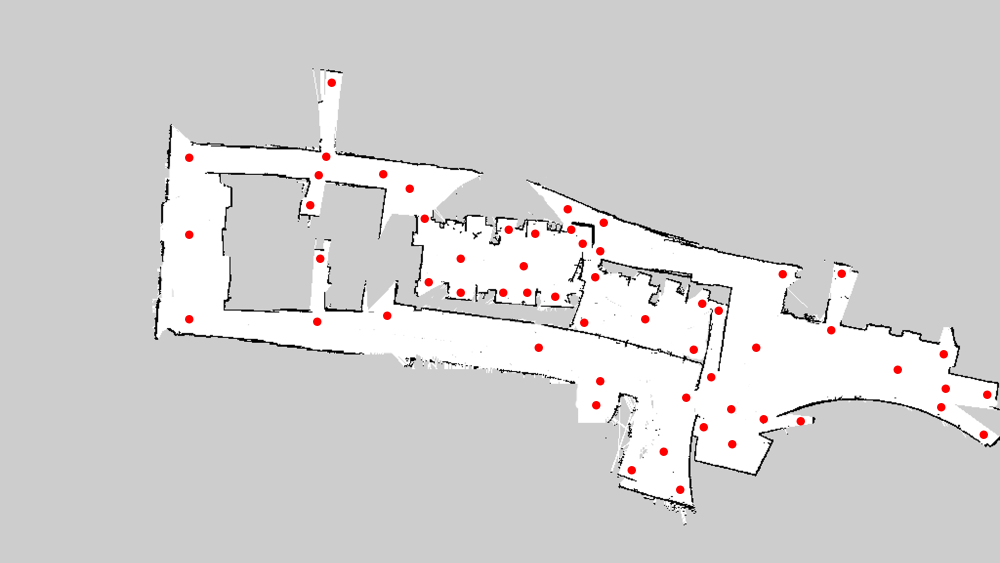
#> input picture modified_input.png, 2000 x 1125 px, given in place of input_light.png, which was not available (shown at 1/2 size)
$ jupyter execute --allow-errors Robot_Project.ipynb   (shell and % lines are left out)   (text cells are left out)
#> lines starting #> are read from the running program, lines starting #| are printed output that depends on the picture; after the words box and inside, x2 and y2 are one past the last pixel; in counts of white or black regions, pixels touching at a corner belong together; pictures that were not available may be replaced by others from this repository, and a replacement may not be noted
[cell 1]
import cv2
import numpy as np
from ipywidgets import interact, interactive, fixed, interact_manual
import ipywidgets as widgets
from matplotlib.pyplot import figure
import networkx as nx
from google.colab.patches import cv2_imshow
import math
import skimage.draw # we use the line function of skimage
import random

#image variables
white = 255
map1_grey = 205 # value of grey in the input
# learning variables
NUMBER_OF_PIXELS_IN_1_METER = 1.0
ROBOT_SPEED = 1.0
alpha = 0.05
epsilon = 0.01 # the app can also stop if |t_i - t_real_avg| < epsilon for all edges
# line_length = 450 # maximum length of an edge
# 'weight' should be the name of the edge attribute, nx.dijkstra uses it as a number

[cell 2]
# from google.colab import files
# uploaded = files.upload()
img = cv2.imread('input_light.png', cv2.IMREAD_GRAYSCALE)
#> img: shape (1125, 2000); min 0, max 255, mean 211.2
bold_nodes = cv2.imread('input_color.png')
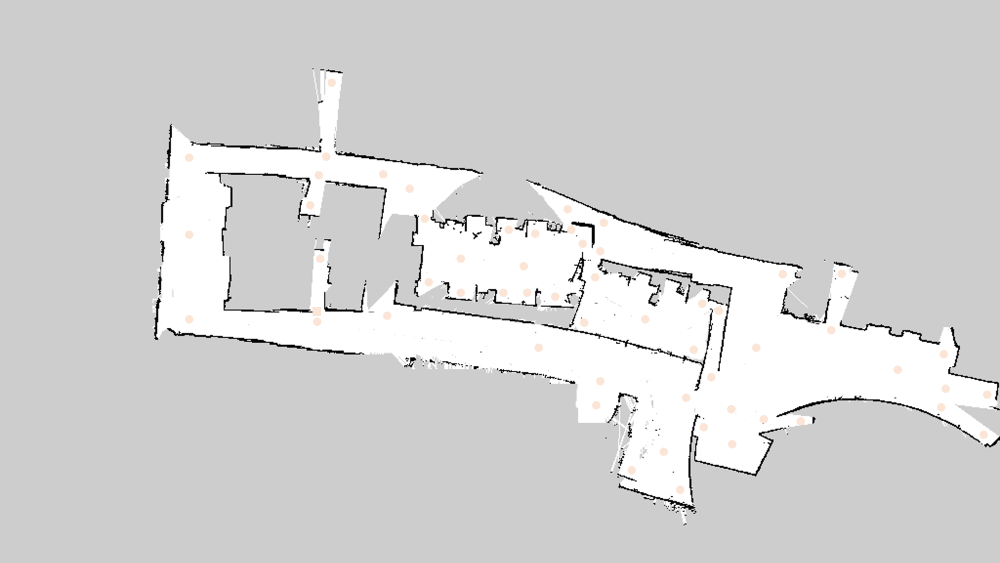
#> input picture modified_light_orange.png, 2000 x 1125 px, given in place of input_color.png, which was not available (shown at 1/2 size)
#> bold_nodes is the input picture: shape (1125, 2000, 3); mean B, G, R 211.6, 211.7, 211.8
new_image = bold_nodes.copy()
cv2_imshow(img)
cv2_imshow(bold_nodes)

[cell 3]
# def find_circles(param1, param2, minRadius,maxRadius):
img = cv2.medianBlur(img, 5)
cimg = cv2.cvtColor(img, cv2.COLOR_GRAY2BGR)
circles = cv2.HoughCircles(img, cv2.HOUGH_GRADIENT, 1, 20,
                            param1 = 40, param2 = 17, minRadius = 6, maxRadius = 10)
#> circles = 56 rows, first 8: [1436.5, 620.5, 8.2], [1601.5, 842.5, 8.2], [1167.5, 645.5, 8.2], [1462.5, 817.5, 8], [1141.5, 458.5, 8.2], [378.5, 315.5, 8], [378.5, 469.5, 8], [378.5, 638.5, 8]
circles = np.uint16(np.around(circles))
#> circles = 56 rows, first 8: [1436, 620, 8], [1602, 842, 8], [1168, 646, 8], [1462, 818, 8], [1142, 458, 8], [378, 316, 8], [378, 470, 8], [378, 638, 8]
for i in circles[0, :]:
    cv2.circle(cimg, (i[0], i[1]), i[2], (255, 0, 0), 2)
#> this loop made 56 passes
#> i on passes 1 to 12: [1436, 620, 8], [1602, 842, 8], [1168, 646, 8], [1462, 818, 8], [1142, 458, 8], [378, 316, 8], [378, 470, 8], [378, 638, 8], [620, 410, 8], [634, 644, 8], [638, 350, 8], [640, 518, 8]
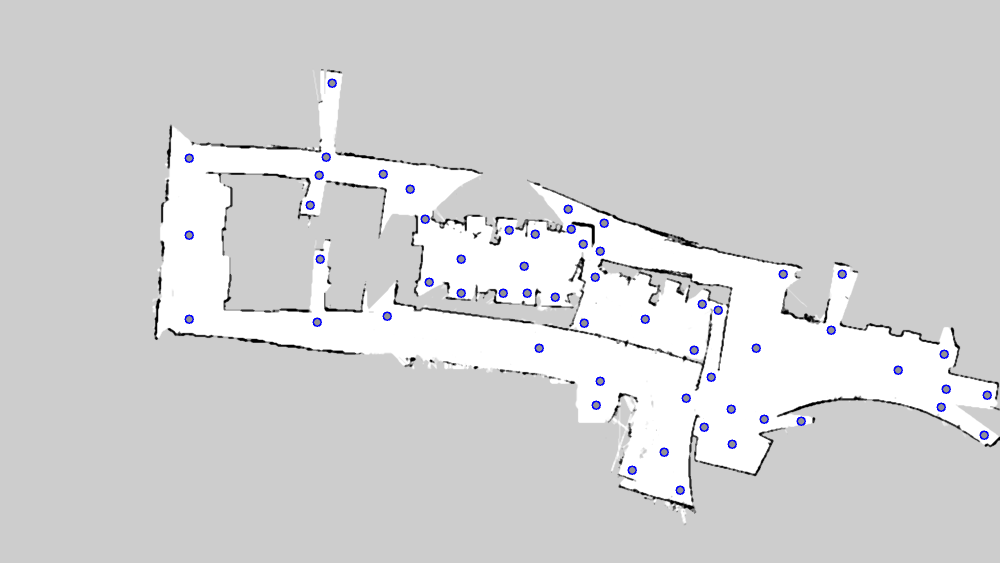
#> cimg: shape (1125, 2000, 3) (shown at 1/2 size); mean B, G, R 211.9, 210.9, 210.9
cv2_imshow(cimg)

# interact(find_circles, param1=40, param2=17, minRadius=2, maxRadius=12)

[cell 4]
# edgemap[i] is 0 if i is not an edge point, and 255 if i is an edge point
# def find_edges(min,max):
edgemap = cv2.Canny(img,153,236)
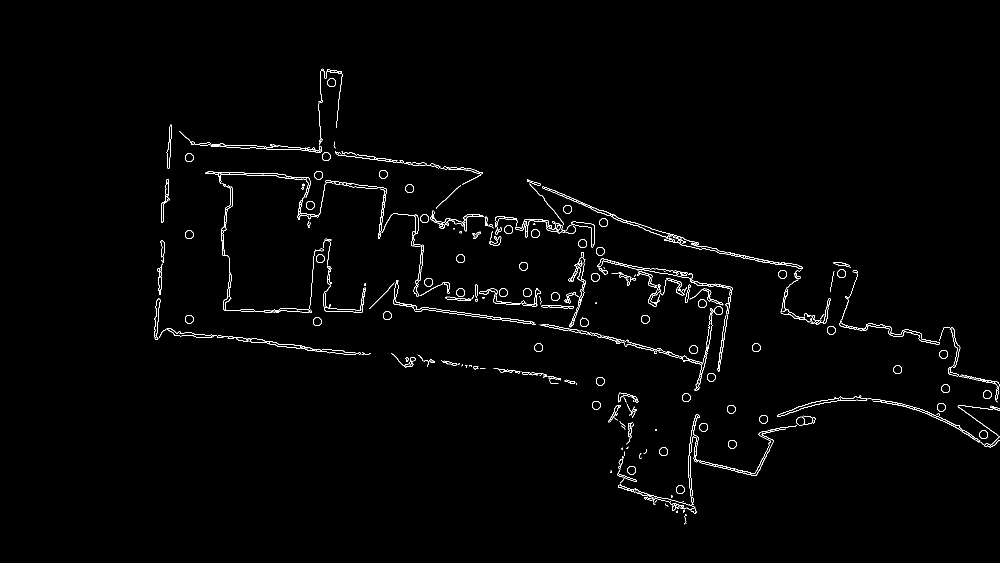
#> edgemap: shape (1125, 2000) (shown at 1/2 size); 1.2% white in thin lines or dots, all inside (x1, y1, x2, y2) = (308, 137, 2000, 1049)
  # plt.subplot(122),plt.imshow(edgemap,cmap = 'gray')
  # figure(figsize=(16, 12), dpi=80)
  # plt.show()
cv2_imshow(edgemap)
  # cv2_imshow(img)
# interact(find_edges, min=153, max=236);
# find_edges(153,236)

[cell 5]
def drawGraphOnImage(G):
# cv2.line(img, (0,0), (width,height), (0,0,0), line_width)
  imgToDrawOn = bold_nodes.copy()
  for (n1, n2, data) in G.edges(data=True):
    p1 = (G.nodes[n1]['x'], G.nodes[n1]['y'])
    p2 = (G.nodes[n2]['x'], G.nodes[n2]['y'])
    cv2.line(imgToDrawOn, (p1[0], p1[1]), (p2[0], p2[1]) , (0,0,0), 1)
  cv2_imshow(imgToDrawOn)
  # return imgToDrawOn

def drawGraphOnEdges(G):
  imgToDrawOn = edgemap.copy()
  for (n1, n2, data) in G.edges(data=True):
    p1 = (G.nodes[n1]['x'], G.nodes[n1]['y'])
    p2 = (G.nodes[n2]['x'], G.nodes[n2]['y'])
    cv2.line(imgToDrawOn, (p1[0], p1[1]), (p2[0], p2[1]) , (255,255,255), 1)
  cv2_imshow(imgToDrawOn)

[cell 6]
def doesLineCrossEdge(line): # we have edgemap from above cells
  for pixel in line:
    if(edgemap[pixel[1]][pixel[0]] == white): # we want row, col so y comes first
       return True
  return False

# [25 lines left out: functions lineLength, LineNotTooLong, not called in this run]

G = nx.Graph()
num = 0
my_circles = circles[0, :]
#> my_circles has the same summary as circles
# sort the nodes by (x+y)
my_circles = sorted(my_circles,key=lambda x: x[0]+x[1])
#> my_circles = 56 items, first 6: [378, 316, 8], [664, 166, 8], [378, 470, 8], [652, 314, 8], [638, 350, 8], [378, 638, 8]
for i in my_circles:
  G.add_nodes_from([
    (num, {"x": i[0], "y": i[1]}),
    ])
  num = num + 1
#> this loop made 56 passes
#> after the loop, num = 56
for i in range(num):
  for j in range(i+1, num):
    p1 = (G.nodes[i]['x'], G.nodes[i]['y'])
    p2 = (G.nodes[j]['x'], G.nodes[j]['y'])
    line = skimage.draw.line(p1[0], p1[1], p2[0], p2[1])
    # line = np.array(transposeLine).T
    zipped_line = zip(line[0], line[1])
    pixelsList = list(zipped_line)
    if (not doesLineCrossEdge(pixelsList) ):
      if (LineNotTooLong(p1,p2, 450) ):
        G.add_edge(i, j)
print(G.number_of_edges())
#| 0
print(G.number_of_nodes())
#| 56
drawGraphOnImage(G)
drawGraphOnEdges(G)
# interact(createAndDrawGraph, max_line_length = 450)

[cell 7]
# find the actual path and print it. also draw it on the graph.
# updateEdge(u, v) - update the cost of the edge (u, v)
# the 't_i' attribute of each edge needs to be called weight in order for nx.dijkstra to work correctly
# in a real scenario, the following need to be updated:
  # the functions setup() and updateEdge(u, v).
  # the parameters NUMBER_OF_PIXELS_IN_1_METER and ROBOT_SPEED

def convertToMeter(len):
  return (len / NUMBER_OF_PIXELS_IN_1_METER)

# [4 lines left out: function edgeLength, not called in this run]

def setup():
  for u, v, data in G.edges(data = True):
    length = edgeLength(u, v)
    t0 = length / ROBOT_SPEED
    t_real_avg = random.uniform(0.70 * t0, 3 * t0) # supposedly we dont know that number
    G[u][v]['weight'] = t0
    G[u][v]['t_real_avg'] = t_real_avg
#> this loop made 0 passes

# [17 lines left out: functions checkEdge, checkAllEdges, updateEdge, not called in this run]
setup() # give each edge t0 and t_real_avg
num_of_iterations = 10000
i = 0
while(i < num_of_iterations):
  for u, v, data in G.edges(data = True):
    updateEdge(u, v)
  i = i + 1
  # if (checkAllEdges()):
  #   print('found all real t values' )
#> (the rest of this cell did not finish here and is left out)

[cell 8]
# [7 lines left out: function draw_node, not called in this run]
source_node = 0
dest_node = 54
index_to_get_actual_path = 1
img_to_draw = bold_nodes.copy()

# [5 lines of commented-out code are left out]


paths = dict(nx.all_pairs_dijkstra(G))
#> paths = 56 items
#> (the rest of this cell did not finish here and is left out)
